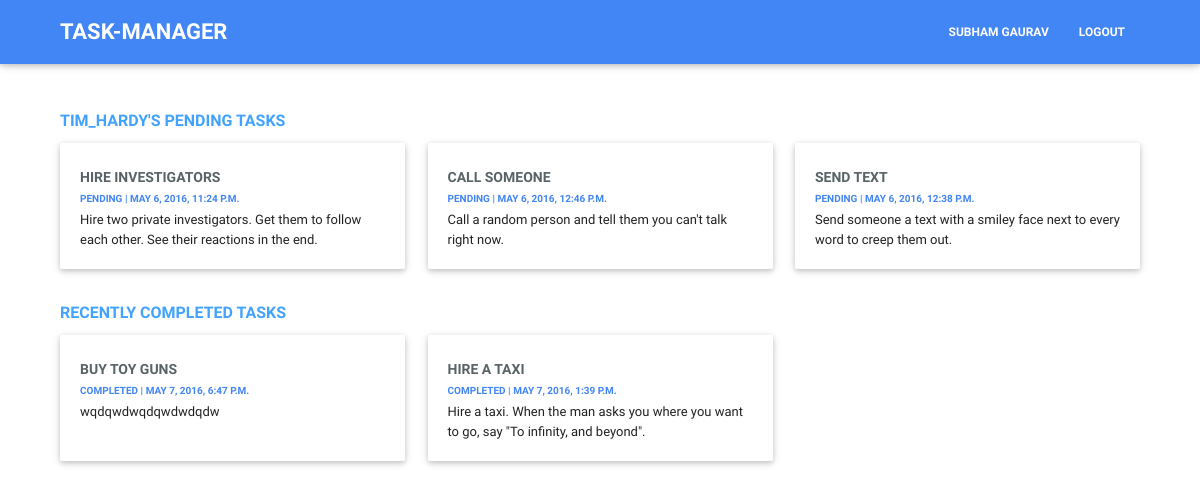
Page /get_user/5/ (signed in) on the committed database.
### todo/models.py (models this page shows, shortened)
class ToDo(models.Model):
	title = models.CharField(max_length=100)
	desc = models.CharField(max_length=1000)
	creator = models.ForeignKey(User, related_name="todos")
	is_deleted = models.BooleanField(default=False)
	created_at = models.DateTimeField(auto_now_add=True)
	updated_at = models.DateTimeField(auto_now=True)
	class Meta:
		verbose_name_plural = "TODOs"

### todo/views.py (the view)
# urls.py: url(r'^get_user/(?P<user_id>\d+)', 'todo.views.get_user', name='get_user'),
def get_user(request, user_id):
	try:
		user = User.objects.get(pk=user_id)
		todos = ToDo.objects.filter(creator=user_id)
		pending_todos, deleted_todos = get_profile_data(todos)
		if user == request.user:
			return HttpResponseRedirect('/profile')
	except User.DoesNotExist:
		pass
	return render_to_response('profile.html', {'todos': pending_todos, 'deleted_todos': deleted_todos, 'diff_user': True, 'cur_user': user},
							  context_instance=RequestContext(request))

### todo/views.py (called while the page is built)
def get_profile_data(todos):
	pending_todos = todos.exclude(is_deleted=True).order_by('-created_at')
	deleted_todos = todos.filter(is_deleted=True).order_by('-updated_at')
	return (pending_todos, deleted_todos)

### templates/profile.html (shortened to what this page needs)
{% extends 'index.html' %}
{% block page_content %}
	{% if diff_user %}
	<h6 class="header-text">{{ cur_user.get_username }}'s pending tasks</h6>
	{% else %}
	<h6 class="header-text">your pending tasks</h6>
	{% endif %}
	<div class="row">
		{% if todos %}
			{% for todo in todos %}
				<div class="col l4 m6 s12">
					<div class="card">
						<div class="card-content">
						    <h6 class="title news-headline">{{ todo.title }}</h6>
						    <h6 class="news-title">Pending | {{ todo.created_at }}</h6>
						    <p class="news-text">{{ todo.desc }}</p>
						</div>
			        </div>
				</div>
			{% endfor %}
		{% else %}
			<div class="col l12 m6 s12">
				<div class="card-panel title news-headline center-align">
					No tasks to show!!
				</div>
			</div>
		{% endif %}
	</div>
	<h6 class="header-text">recently completed tasks</h6>
	<div class="row">
		{% if deleted_todos %}
			{% for todo in deleted_todos %}
				<div class="col l4 m6 s12">
					<div class="card">
						<div class="card-content">
						    <h6 class="title news-headline">{{ todo.title }}</h6>
						    <h6 class="news-title">completed | {{ todo.updated_at }}</h6>
						    <p class="news-text">{{ todo.desc }}</p>
						</div>
			        </div>
				</div>
			{% endfor %}
		{% else %}
				<div class="col l12 m6 s12">
					<div class="card-panel title news-headline center-align">
						No tasks to show!!
					</div>
				</div>
		{% endif %}
	</div>
{% endblock %}

### templates/index.html (shortened to what this page needs)
{% load staticfiles %}
<!DOCTYPE html>
<html lang="en">
    <head>
        <link href="{% static 'assets/css/materialize.min.css' %}" type="text/css" rel="stylesheet" media="screen,projection"/>
        <link href="{% static 'assets/css/ionicons.min.css' %}" type="text/css" rel="stylesheet" media="screen,projection"/>
        <link href="{% static 'assets/css/style.css' %}" type="text/css" rel="stylesheet" media="screen,projection"/>
    </head>
    <body>
        <div class="navbar-fixed">
            <nav>
                <div class="container">
                    <a href="/" class="brand-logo">TASK-MANAGER</a>
                    <ul class="right hide-on-med-and-down">
                        {% if user.is_authenticated %}
                            <li><a href="/profile/">{{ user.get_full_name }}</a></li>
                            <li><a href="/logout/">logout</a></li>
                        {% else %}
                            <li><a href="/login/">login</a></li>
                        {% endif %}
                    </ul>
                </div>
            </nav>
        </div>
        <div class="container" id="body-container">
            <div class="section">
                {% block page_content %}
                {% endblock %}
            </div>
        </div>
    </body>
</html>

### static/css/style.css (style rules this page uses)
@media (min-width: 993px) { .container { width: 90%; } }
#body-container { margin-top: 25px; }
nav { background-color: #4285f4; }
nav .brand-logo { font-size: 22px; font-weight: 600; color: #FFF; }
nav ul a { font-weight: 600; font-size: 12px; color: #FFF; text-transform: uppercase; }
.header-text { font-weight: 800; font-size: 16px; color: rgb(65, 163, 255); text-transform: uppercase; }
.title.news-headline { font-weight: 600; font-size: 14px; text-transform: uppercase; color: #576366; }
.news-text { font-weight: 400; font-size: 13px; color: #455a64; }
.news-title { font-weight: 600; font-size: 10px; color: #4285f4; text-transform: uppercase; }

### rows in the picture
ToDo: title "HIRE INVESTIGATORS", created_at "MAY 6, 2016, 11:24 P.M.", desc "Hire two private investigators. Get them to follow each other. See their reactions in the end."
ToDo: title "CALL SOMEONE", created_at "MAY 6, 2016, 12:46 P.M.", desc "Call a random person and tell them you can't talk right now."
ToDo: title "SEND TEXT", created_at "MAY 6, 2016, 12:38 P.M.", desc "Send someone a text with a smiley face next to every word to creep them out."
ToDo: title "BUY TOY GUNS", updated_at "MAY 7, 2016, 6:47 P.M.", desc "wqdqwdwqdqwdwdqdw"
ToDo: title "HIRE A TAXI", updated_at "MAY 7, 2016, 1:39 P.M.", desc "Hire a taxi. When the man asks you where you want to go, say \"To infinity, and beyond\"."

### other values in the picture
{{ user.get_full_name }} "SUBHAM GAURAV"
{{ cur_user.get_username }} "TIM_HARDY"
